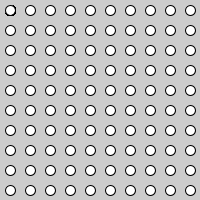
Frame 1 (no input)
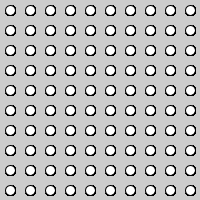
Frame 60 (the mouse pressed at the canvas centre just before this capture)
Frame 120 (the mouse held since frame 60 and released just before this capture): identical to frame 60, image omitted

The Processing sketch that drew these frames (run headless with seeded random() and noise(); from frame 60 on, the mouse is pressed at the canvas centre):

// Processing sketch: processing_15072
// ── processing_15072.pde


                void setup() {
  size(200,200);
}

void draw() {
  for( float y=10; y<200; y=y+20) {
    for( float x=10; x<200; x=x+20) {
    ellipse(x,y,10,10);
    ellipse(10,10,10,10);
    }
  }
  
  

  
}
